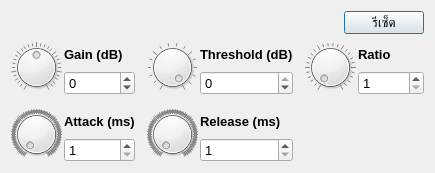
<?xml version="1.0" encoding="UTF-8"?>
<ui version="4.0">
 <class>CompressorFXDialog</class>
 <widget class="QDialog" name="CompressorFXDialog">
  <property name="geometry">
   <rect>
    <x>0</x>
    <y>0</y>
    <width>435</width>
    <height>173</height>
   </rect>
  </property>
  <property name="font">
   <font>
    <pointsize>10</pointsize>
   </font>
  </property>
  <property name="windowTitle">
   <string>Dialog</string>
  </property>
  <property name="locale">
   <locale language="English" country="UnitedStates"/>
  </property>
  <layout class="QVBoxLayout" name="verticalLayout_6">
   <item>
    <layout class="QHBoxLayout" name="horizontalLayout">
     <item>
      <widget class="QLabel" name="label_6">
       <property name="text">
        <string/>
       </property>
       <property name="pixmap">
        <pixmap resource="../icons.qrc">:/Icons/FXLabel/compressor.png</pixmap>
       </property>
      </widget>
     </item>
     <item>
      <spacer name="horizontalSpacer">
       <property name="orientation">
        <enum>Qt::Horizontal</enum>
       </property>
       <property name="sizeHint" stdset="0">
        <size>
         <width>40</width>
         <height>20</height>
        </size>
       </property>
      </spacer>
     </item>
     <item>
      <widget class="QPushButton" name="btnReset">
       <property name="text">
        <string>รีเซ็ต</string>
       </property>
      </widget>
     </item>
    </layout>
   </item>
   <item>
    <layout class="QGridLayout" name="gridLayout">
     <property name="spacing">
      <number>12</number>
     </property>
     <item row="0" column="0">
      <layout class="QHBoxLayout" name="horizontalLayout_2">
       <property name="spacing">
        <number>2</number>
       </property>
       <item>
        <widget class="QDial" name="dialGain">
         <property name="minimumSize">
          <size>
           <width>51</width>
           <height>51</height>
          </size>
         </property>
         <property name="maximumSize">
          <size>
           <width>51</width>
           <height>51</height>
          </size>
         </property>
         <property name="minimum">
          <number>-60</number>
         </property>
         <property name="maximum">
          <number>60</number>
         </property>
         <property name="notchesVisible">
          <bool>true</bool>
         </property>
        </widget>
       </item>
       <item>
        <layout class="QVBoxLayout" name="verticalLayout">
         <item>
          <widget class="QLabel" name="label">
           <property name="font">
            <font>
             <weight>75</weight>
             <bold>true</bold>
            </font>
           </property>
           <property name="text">
            <string>Gain (dB)</string>
           </property>
          </widget>
         </item>
         <item>
          <widget class="QSpinBox" name="spinGain">
           <property name="minimum">
            <number>-60</number>
           </property>
           <property name="maximum">
            <number>60</number>
           </property>
          </widget>
         </item>
        </layout>
       </item>
      </layout>
     </item>
     <item row="0" column="1">
      <layout class="QHBoxLayout" name="horizontalLayout_3">
       <property name="spacing">
        <number>2</number>
       </property>
       <item>
        <widget class="QDial" name="dialThreshold">
         <property name="minimumSize">
          <size>
           <width>51</width>
           <height>51</height>
          </size>
         </property>
         <property name="maximumSize">
          <size>
           <width>51</width>
           <height>51</height>
          </size>
         </property>
         <property name="minimum">
          <number>-60</number>
         </property>
         <property name="maximum">
          <number>0</number>
         </property>
         <property name="notchesVisible">
          <bool>true</bool>
         </property>
        </widget>
       </item>
       <item>
        <layout class="QVBoxLayout" name="verticalLayout_2">
         <item>
          <widget class="QLabel" name="label_2">
           <property name="font">
            <font>
             <weight>75</weight>
             <bold>true</bold>
            </font>
           </property>
           <property name="text">
            <string>Threshold (dB)</string>
           </property>
          </widget>
         </item>
         <item>
          <widget class="QSpinBox" name="spinThreshold">
           <property name="minimum">
            <number>-60</number>
           </property>
           <property name="maximum">
            <number>0</number>
           </property>
          </widget>
         </item>
        </layout>
       </item>
      </layout>
     </item>
     <item row="0" column="2">
      <layout class="QHBoxLayout" name="horizontalLayout_4">
       <property name="spacing">
        <number>2</number>
       </property>
       <item>
        <widget class="QDial" name="dialRatio">
         <property name="minimumSize">
          <size>
           <width>51</width>
           <height>51</height>
          </size>
         </property>
         <property name="maximumSize">
          <size>
           <width>51</width>
           <height>51</height>
          </size>
         </property>
         <property name="minimum">
          <number>1</number>
         </property>
         <property name="maximum">
          <number>100</number>
         </property>
         <property name="notchesVisible">
          <bool>true</bool>
         </property>
        </widget>
       </item>
       <item>
        <layout class="QVBoxLayout" name="verticalLayout_3">
         <item>
          <widget class="QLabel" name="label_3">
           <property name="font">
            <font>
             <weight>75</weight>
             <bold>true</bold>
            </font>
           </property>
           <property name="text">
            <string>Ratio</string>
           </property>
          </widget>
         </item>
         <item>
          <widget class="QSpinBox" name="spinRatio">
           <property name="minimum">
            <number>1</number>
           </property>
           <property name="maximum">
            <number>100</number>
           </property>
          </widget>
         </item>
        </layout>
       </item>
      </layout>
     </item>
     <item row="1" column="0">
      <layout class="QHBoxLayout" name="horizontalLayout_5">
       <property name="spacing">
        <number>2</number>
       </property>
       <item>
        <widget class="QDial" name="dialAttack">
         <property name="minimumSize">
          <size>
           <width>51</width>
           <height>51</height>
          </size>
         </property>
         <property name="maximumSize">
          <size>
           <width>51</width>
           <height>51</height>
          </size>
         </property>
         <property name="minimum">
          <number>1</number>
         </property>
         <property name="maximum">
          <number>1000</number>
         </property>
         <property name="notchesVisible">
          <bool>true</bool>
         </property>
        </widget>
       </item>
       <item>
        <layout class="QVBoxLayout" name="verticalLayout_4">
         <item>
          <widget class="QLabel" name="label_4">
           <property name="font">
            <font>
             <weight>75</weight>
             <bold>true</bold>
            </font>
           </property>
           <property name="text">
            <string>Attack (ms)</string>
           </property>
          </widget>
         </item>
         <item>
          <widget class="QSpinBox" name="spinAttack">
           <property name="minimum">
            <number>1</number>
           </property>
           <property name="maximum">
            <number>1000</number>
           </property>
          </widget>
         </item>
        </layout>
       </item>
      </layout>
     </item>
     <item row="1" column="1">
      <layout class="QHBoxLayout" name="horizontalLayout_6">
       <property name="spacing">
        <number>2</number>
       </property>
       <item>
        <widget class="QDial" name="dialRelease">
         <property name="minimumSize">
          <size>
           <width>51</width>
           <height>51</height>
          </size>
         </property>
         <property name="maximumSize">
          <size>
           <width>51</width>
           <height>51</height>
          </size>
         </property>
         <property name="minimum">
          <number>1</number>
         </property>
         <property name="maximum">
          <number>5000</number>
         </property>
         <property name="notchesVisible">
          <bool>true</bool>
         </property>
        </widget>
       </item>
       <item>
        <layout class="QVBoxLayout" name="verticalLayout_5">
         <item>
          <widget class="QLabel" name="label_5">
           <property name="font">
            <font>
             <weight>75</weight>
             <bold>true</bold>
            </font>
           </property>
           <property name="text">
            <string>Release (ms)</string>
           </property>
          </widget>
         </item>
         <item>
          <widget class="QSpinBox" name="spinRelease">
           <property name="minimum">
            <number>1</number>
           </property>
           <property name="maximum">
            <number>5000</number>
           </property>
          </widget>
         </item>
        </layout>
       </item>
      </layout>
     </item>
    </layout>
   </item>
  </layout>
 </widget>
 <resources>
  <include location="../icons.qrc"/>
 </resources>
 <connections/>
</ui>
